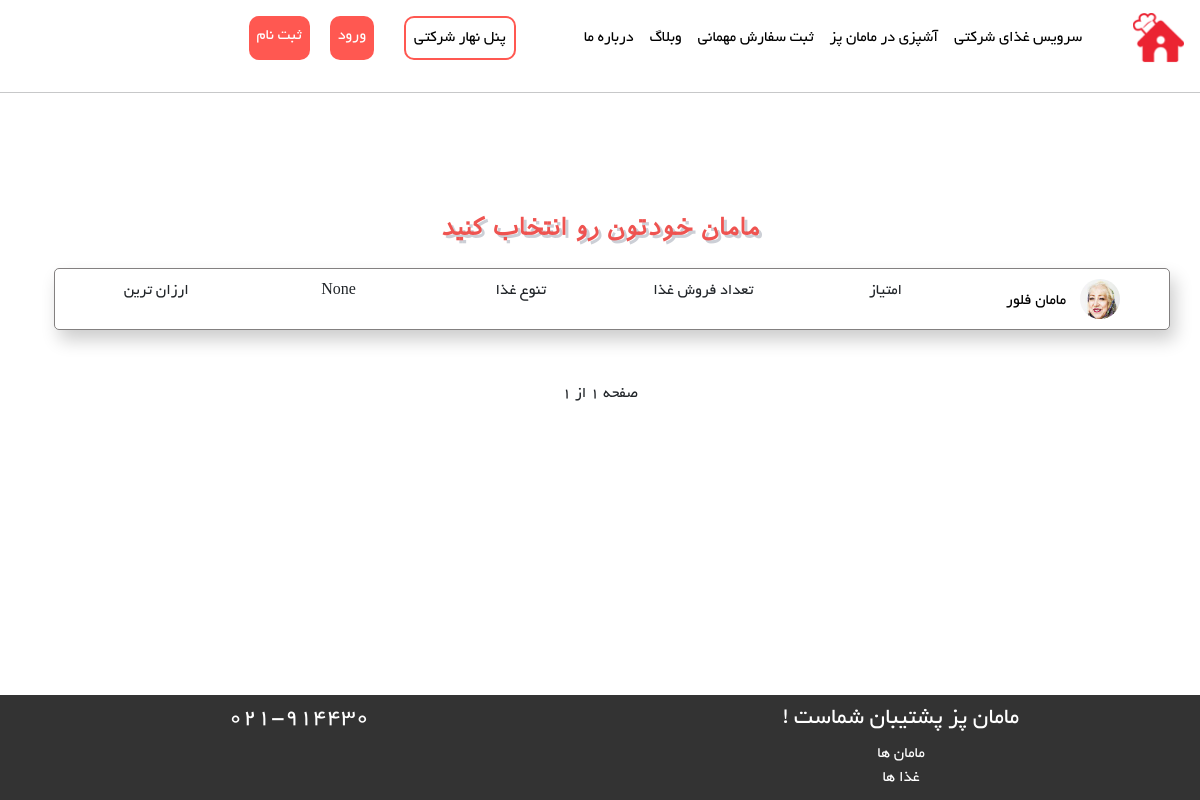
/moms/momsList, run on an earlier commit of the app's database.
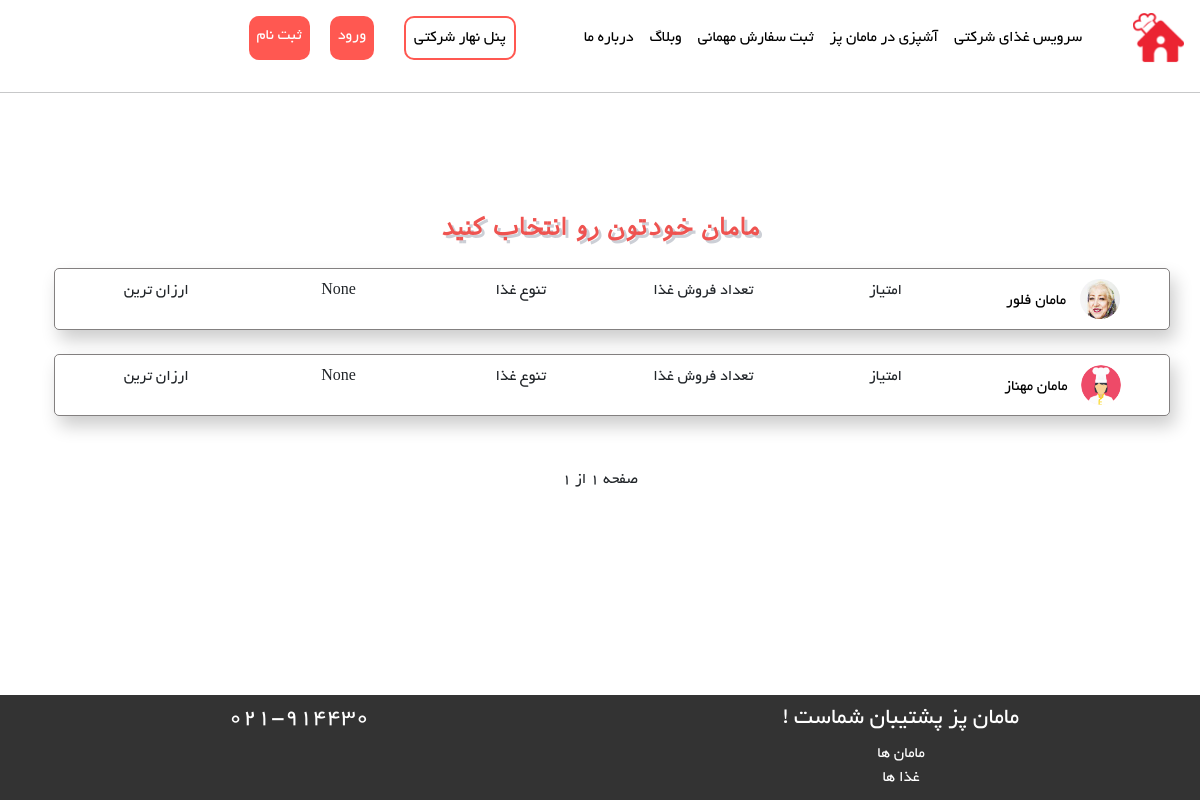
And on a later commit of the database.
### Moms/models.py (models this page shows, shortened)
class MomsModel(models.Model):
    user = models.ForeignKey(User, on_delete=models.CASCADE)
    profile_photo = models.ImageField(upload_to='moms_profiles', blank=True, null=True)
    home_number = models.CharField(max_length=20, blank=True, null=True)
    state = models.ForeignKey(State, on_delete=models.CASCADE, blank=True, null=True)
    city = models.ForeignKey(City, on_delete=models.CASCADE, blank=True, null=True)
    class Meta:
        db_table = 'Moms'
        verbose_name = 'Mom'
        verbose_name_plural = 'Moms'

### BaseApp/models.py (models this page shows, shortened)
class User(AbstractUser):
    phone_number = models.CharField(max_length=20, null=True, blank=True)
    email_active_code = models.CharField(max_length=100, null=True, blank=True)
    is_mom = models.BooleanField(default=False)
    address = models.TextField(null=True, blank=True)
    class Meta:
        db_table = 'User'

### Moms/views.py (the view)
# urls.py: path('momsList', views.MomsListView.as_view(), name='momsList'),
class MomsListView(ListView):
    model = MomsModel
    template_name = 'Moms/MomsListView.html'
    queryset = MomsModel.objects.all()
    context_object_name = 'moms'
    paginate_by = 4

### Moms/templates/Moms/MomsListView.html (shortened to what this page needs)
{% extends 'base/layout.html' %}
{% load static %}
{% block HeaderLinks %}
    <link rel="stylesheet" href="{% static 'css/Moms/MomsListView-Style.css' %}">
{% endblock %}
{% block main %}
    <h1 id="mom-list-header" class="col s12 t-b-f t-9 red-text text-lighten-1 shadow-grey-text center-align">مامان خودتون رو انتخاب
        کنید</h1>
    {% for mom in moms %}
        <div class="row moms-box text-center">
            <div class="col-2">
                <a href="{% url 'MomProfile' mom_id=mom.user.id %}">
                    <div class="mom-box">
                        {% if mom.profile_photo %}
                            <img style="display: inline" class="mom-profile" src="{{ mom.profile_photo.url }}"/>
                        {% else %}
                            <img style="display: inline" class="mom-profile" src="{% static 'image/icons/default_mom_profile.png' %}"/>
                        {% endif %}
                        <p style="display: inline">مامان {{ mom.user.first_name }}</p>
                    </div>
                </a>
            </div>
            <div class="col-2">
                <div class="mom-box">
                    <p>امتیاز</p>
                </div>
            </div>
            <div class="col-2">
                <div class="mom-box">
                    <p>تعداد فروش غذا</p>
                </div>
            </div>
            <div class="col-2">
                <div class="mom-box">
                    <p>تنوع غذا</p>
                </div>
            </div>
            <div class="col-2">
                <div class="mom-box">
                    <p>{{ mom.city }}</p>
                </div>
            </div>
            <div class="col-2">
                <div class="mom-box">
                    <p>ارزان ترین</p>
                </div>
            </div>
        </div>
        <br>
    {% endfor %}
    <div class="container2">
        <div class="pagination text-center">
            <span class="step-links">
                <span class="current">
                    صفحه {{ page_obj.number }} از {{ page_obj.paginator.num_pages }}
                </span>
            </span>
        </div>
    </div>
{% endblock %}

What changed in the data, as far as the page shows it:
added MomsModel: user.first_name "مهناز", city "None"
